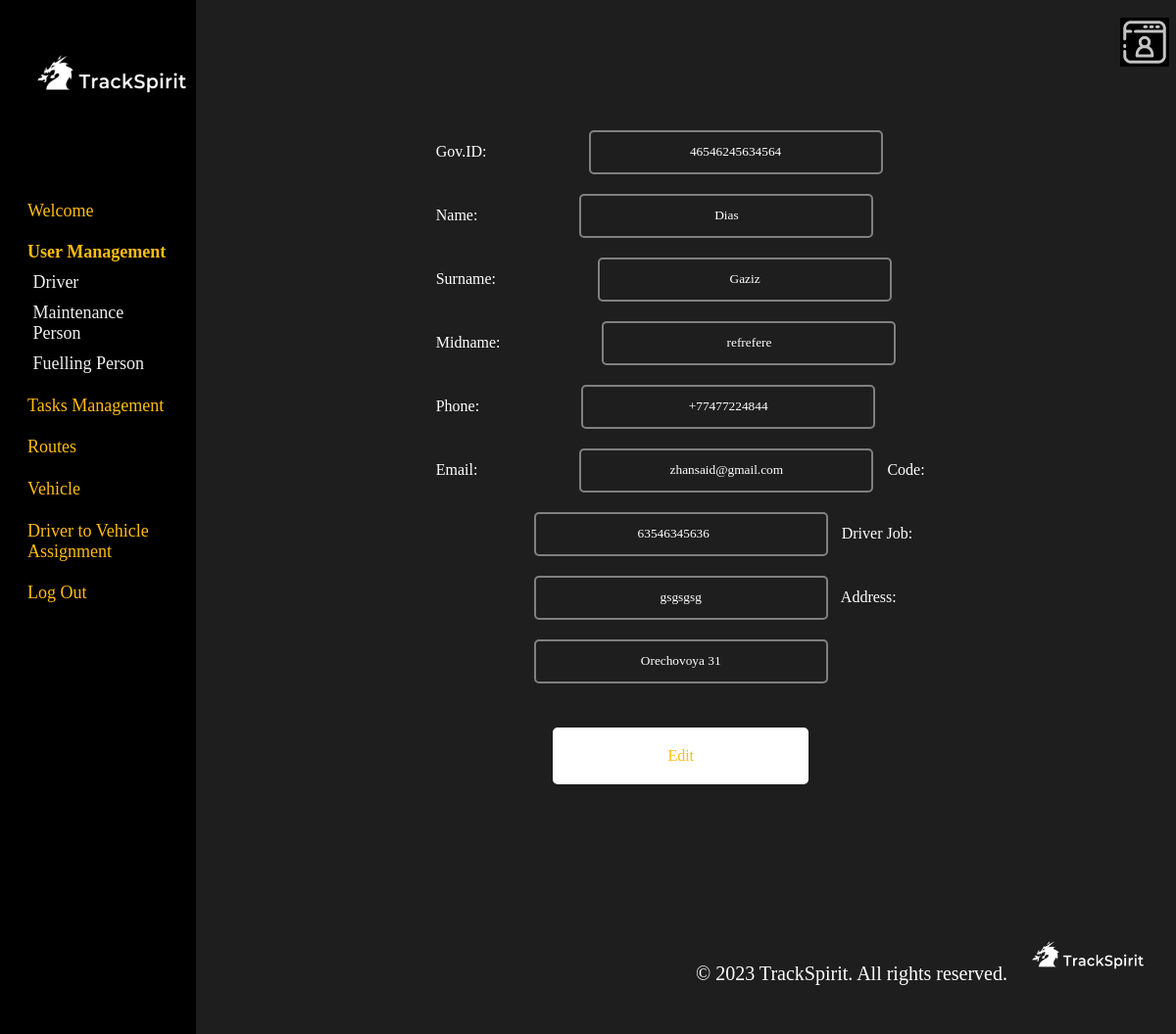
The page /admin/edit_driver.php?driver_id=1 on the database its author committed.
### tables this page shows
CREATE TABLE `driver` (
  `driver_id` int(11) NOT NULL,
  `government_id` bigint(20) NOT NULL,
  `name` varchar(50) DEFAULT NULL,
  `surname` varchar(50) DEFAULT NULL,
  `middle_name` varchar(50) DEFAULT NULL,
  `phone` varchar(50) DEFAULT NULL,
  `email` varchar(50) NOT NULL,
  `driving_license_code` bigint(20) DEFAULT NULL,
  `job` varchar(255) DEFAULT NULL,
  `address` varchar(100) DEFAULT NULL
);

### admin/edit_driver.php (the view, shortened to what this page needs)
<?php
$mysqli = new mysqli("localhost", "root", "", "db");
$driver_id=$_GET['driver_id'];
$strSQL ="select * from driver WHERE driver_id = '$driver_id'";
$result=$mysqli->query($strSQL);
$row=mysqli_fetch_array($result);
?>
<html>
    <head>
</head>
<body>
    <header>
        <img src="image/personal-page.png" alt="personal page" style="height: 50px; width: 50px; margin-left: 96%;">
    </header>
    <main>
    <form method="post" action="edit_driver_process.php">
                <p3 style="color:white; text-align: center; width:50%;">Gov.ID:</p3> <input type="text" id="government_id" name="government_id" value="<?=$row['government_id']?>" required>
                <p3 style="color:white; text-align: center; width:50%;">Name:</p3> <input type="text" id="name" name="username" value="<?=$row['name']?>" required>
                <p3 style="color:white; text-align: center; width:50%;">Surname:</p3> <input type="text" id="surname" name="surname" value="<?=$row['surname']?>" required>
                <p3 style="color:white; text-align: center; width:50%;">Midname:</p3> <input type="text" id="middle_name" name="middle_name" value="<?=$row['middle_name']?>" required>
                <p3 style="color:white; text-align: center; width:50%;">Phone:</p3> <input type="text" id="phone" name="phone" value="<?=$row['phone']?>" required>
                <p3 style="color:white; text-align: center; width:50%;">Email:</p3> <input type="email" id="email" name="email" value="<?=$row['email']?>" required>
                <p3 style="color:white; text-align: center; width:50%;">Code:</p3> <input type="number" id="driving_license_code" name="driving_license_code" value="<?=$row['driving_license_code']?>" required>
                <p3 style="color:white; text-align: center; width:50%;">Driver Job:</p3> <input type="text" id="job" name="job" value="<?=$row['job']?>" required>
                <p3 style="color:white; text-align: center; width:50%;">Address:</p3> <input type="text" id="adress" name="adress" value="<?=$row['address']?>" required>
                <input type="submit" class = "Button" value="Edit">
        </form>
    </main>
        <aside>
            <img src="image/logo.png" alt="TrackSpirit Logo" class="logo">
        <a href="welcome.php" class="a1">Welcome</a>
            <a href="user.php" class="a1 selected">User Management</a>
            <a href="driver.php" class="a2">Driver</a>
            <a href="maintenance.php" class="a2">Maintenance Person</a>
            <a href="fuelling.php" class="a2">Fuelling Person</a>
            <a href="tasks.php" class="a1">Tasks Management</a>
            <a href="servicesAdmin.php" class="a1">Routes</a>
            <a href="vehicle.php" class="a1">Vehicle</a>
            <a href="assignment.php" class="a1">Driver to Vehicle Assignment</a>
            <a href="/csci361teamwork/logout.php" class="a1">Log Out</a>
        </aside>
        <footer style="text-align: right;">
            <span> © 2023 TrackSpirit. All rights reserved.</span>
            <img src="image/logo.png" alt="TrackSpirit logo">
        </footer>
    </body>
    </html>

### admin/edit_driver.php (style rules this page uses)
* { font-family: Montserrat; }
body { background-color: #1E1E1E; }
header { max-width: 100%; height: 50px; background:transparent; padding: 10px; margin-left:15%; }
form { width: 500px; height: 600px; background-color: transparent; margin: auto; margin-top: -20%; }
input { width: 300px; height: 45px; border: 2px solid gray; background-color: transparent; padding: 5px; margin: 10px; margin-left: 100px; border-radius: 5px; text-align: center; color: white; }
main { max-width: 100%; height: 600px; background:transparent; padding: 20px; margin: auto; margin-left: 24%; margin-right: 8%; margin-top: 15% }
aside { width: 15%; height: 100%; background-color: black; padding: 10px; position: fixed; top: 0px; left: 0; overflow: hidden; }
aside a.a1 { font-size: 18px; color: #FFBC0F; text-decoration: none; margin: 10px; display: block; margin-left: 10%; margin-right: 10%; margin-top: 12%; }
aside a.a2 { font-size: 18px; color: #F0F0F0; text-decoration: none; margin: 10px; display: block; margin-left: 13%; margin-right: 10%; margin-top: 5%; }
footer { max-width: 100%; height: 50px; background: transparent; padding: 10px; }
span { font-size: 20px; color: #ffffff; text-align: right; }
footer img { height: 150px; width: 150px; margin-bottom: -4.7%; }
.selected { font-weight: bold; }
.button { display: block; width: 261px; height: 58px; background: white; border: 2px solid white; border-radius: 5px; font-size: 16px; text-align: center; color: #FFBC0F; cursor: pointer; margin:auto; margin-top: 7%; }
.logo { display: block; margin: 0; margin-top: -15%; width: 200px; height: 200px; cursor: pointer; }

### rows shown on the page
driver: government_id "46546245634564", username "Dias", surname "Gaziz", middle_name "refrefere", phone "+77477224844", email "zhansaid@gmail.com", driving_license_code "63546345636", job "gsgsgsg", adress "Orechovoya 31"
